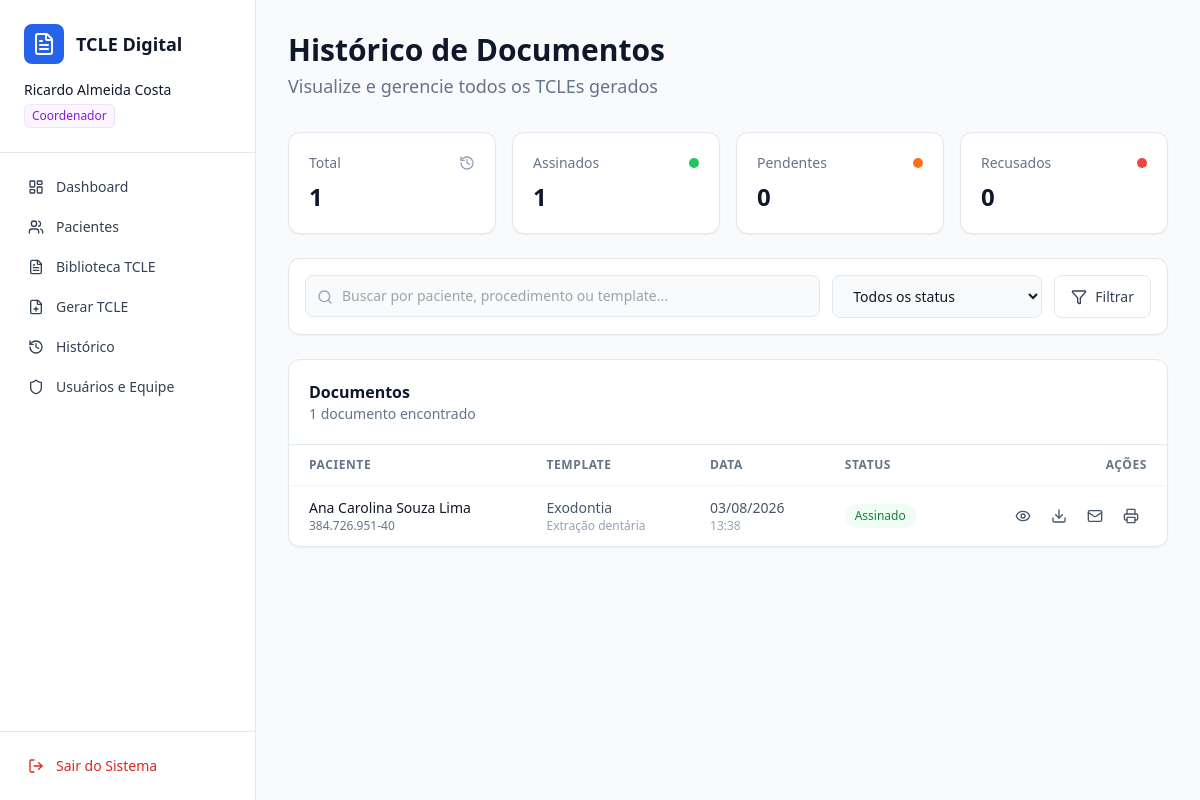
/historico/ (signed in), run on an earlier commit of the app's database.
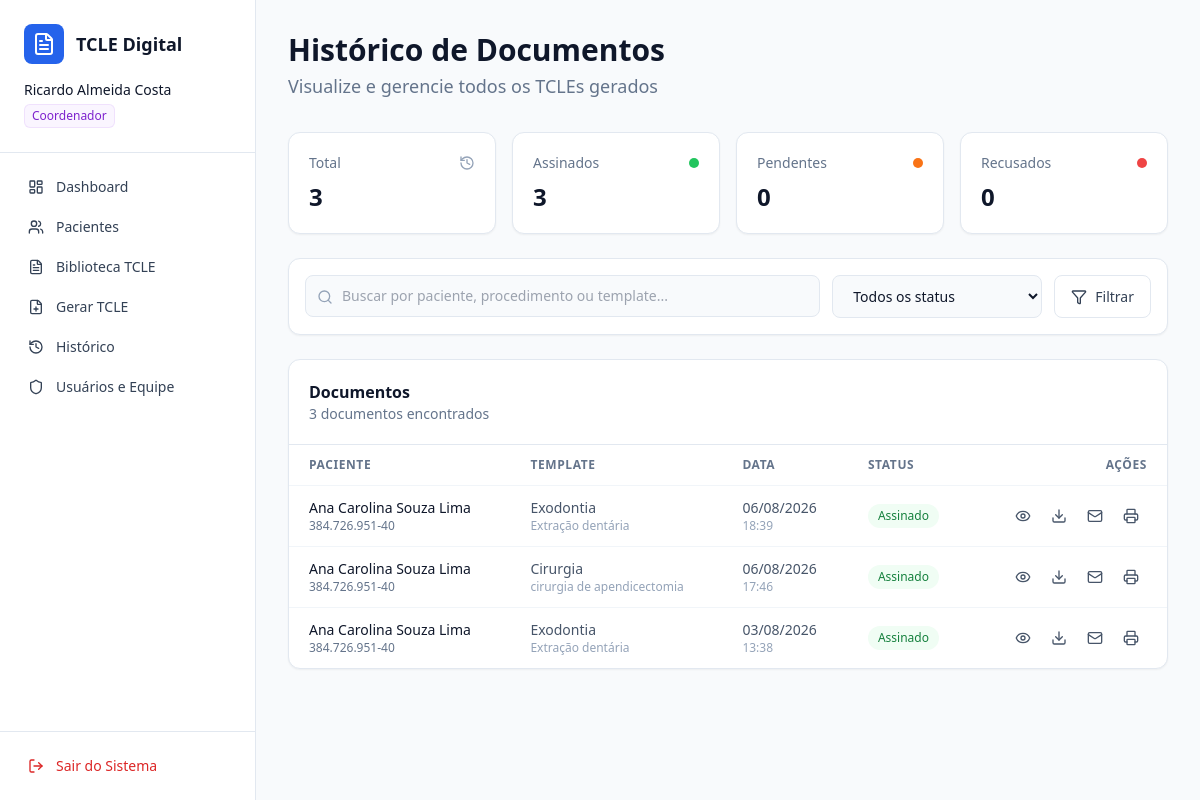
And on a later commit of the database.
### pacientes/models.py (models this page shows, shortened)
class DocumentoEmitido(models.Model):
    STATUS_CHOICES = [
        ('PENDENTE', 'Aguardando Assinatura'),
        ('ASSINADO', 'Concluído e Selado'),
        ('RECUSADO', 'Recusado pelo Paciente'),
        ('CANCELADO', 'Cancelado'),
    ]
    instituicao = models.ForeignKey(Instituicao, on_delete=models.CASCADE)
    paciente = models.ForeignKey(Paciente, on_delete=models.PROTECT)
    template_origem = models.ForeignKey(TemplateTCLE, on_delete=models.SET_NULL, null=True)
    medico_emissor = models.ForeignKey(settings.AUTH_USER_MODEL, on_delete=models.PROTECT)
    dados_preenchidos = models.JSONField('Dados Colectados')
    responsavel_nome = models.CharField('Nome do Responsável', max_length=255, blank=True, null=True)
    responsavel_cpf = models.CharField('CPF do Responsável', max_length=14, blank=True, null=True)
    responsavel_rg = models.CharField('RG do Responsável', max_length=20, blank=True, null=True)
    texto_final = models.TextField('Texto Final do Termo (com variáveis substituídas)', blank=True, default='')
    assinatura_paciente = models.TextField('Assinatura do Paciente/Responsável (base64)', blank=True, null=True)
    assinatura_profissional = models.TextField('Assinatura do Profissional (base64)', blank=True, null=True)
    status = models.CharField(max_length=20, choices=STATUS_CHOICES, default='PENDENTE')
    arquivo_pdf = models.FileField(upload_to='termos_selados/%Y/%m/%d/', blank=True, null=True)
    data_emissao = models.DateTimeField(auto_now_add=True)

class Paciente(models.Model):
    instituicao = models.ForeignKey(Instituicao, on_delete=models.CASCADE, related_name='pacientes')
    nome = models.CharField('Nome Completo', max_length=255)
    cpf = models.CharField('CPF', max_length=14)
    rg = models.CharField('RG', max_length=20)
    data_nascimento = models.DateField('Data de Nascimento')
    telefone = models.CharField('Telefone', max_length=20)
    email = models.EmailField('E-mail', blank=True, null=True)
    cep = models.CharField('CEP', max_length=9)
    tipo_logradouro = models.CharField('Tipo de Logradouro', max_length=20)
    logradouro = models.CharField('Logradouro', max_length=255)
    numero = models.CharField('Número', max_length=20)
    complemento = models.CharField('Complemento', max_length=100, blank=True, null=True)
    bairro = models.CharField('Bairro', max_length=100)
    cidade = models.CharField('Cidade', max_length=100)
    uf = models.CharField('UF', max_length=2)
    criado_em = models.DateTimeField(auto_now_add=True)
    criado_por = models.ForeignKey(settings.AUTH_USER_MODEL, on_delete=models.SET_NULL, null=True)
    class Meta:
        unique_together = ('instituicao', 'cpf')

class TemplateTCLE(models.Model):
    RESUMO_MAX_LENGTH = 160
    instituicao = models.ForeignKey(Instituicao, on_delete=models.CASCADE, related_name='templates')
    categoria = models.ForeignKey(CategoriaTemplate, on_delete=models.PROTECT, related_name='templates')
    titulo = models.CharField('Título do Template', max_length=255)
    resumo = models.CharField(
        'Resumo do Template',
        max_length=RESUMO_MAX_LENGTH,
        blank=True,
        default='',
        help_text='Breve descrição do documento, exibida no card do template na Biblioteca.',
    )
    texto_base = models.TextField('Texto Base do Termo')
    configuracao_campos = models.JSONField('Configuração dos Campos Dinâmicos', default=dict, blank=True)
    ativo = models.BooleanField('Disponível para os Médicos', default=True)
    atualizado_em = models.DateTimeField(auto_now=True)
    criado_por = models.ForeignKey(settings.AUTH_USER_MODEL, on_delete=models.SET_NULL, null=True)

class CategoriaTemplate(models.Model):
    instituicao = models.ForeignKey(Instituicao, on_delete=models.CASCADE, related_name='categorias')
    nome = models.CharField('Nome da Categoria', max_length=100)
    descricao = models.TextField('Descrição / Notas de Orientação', blank=True, null=True)
    texto_padrao = models.TextField(
        'Texto Padrão da Categoria',
        blank=True,
        default='',
        help_text=(
            'Texto fixo obrigatório da categoria. Pode conter variáveis (@profissional, '
            '@paciente, @rgpaciente, @responsavel, @rgresponsavel, @data) e campos '
            'personalizados no formato [Nome do Campo].'
        ),
    )
    criado_por = models.ForeignKey(settings.AUTH_USER_MODEL, on_delete=models.SET_NULL, null=True, blank=True)
    class Meta:
        unique_together = ('instituicao', 'nome')

### pacientes/views.py (the view)
# urls.py: path('historico/', pacientes_views.historico_tcle, name='historico'),
@login_required
def historico_tcle(request):
    instituicao = get_instituicao_contexto(request)
    if not instituicao:
        if eh_admin_geral(request.user):
            messages.error(request, 'Selecione uma Unidade de Saúde para ver o histórico.')
            return redirect('painel_adm')
        messages.error(request, 'Você precisa estar vinculado a uma Unidade de Saúde para ver o histórico.')
        return redirect('dashboard')
    documentos_base = DocumentoEmitido.objects.filter(instituicao=instituicao)
    total = documentos_base.count()
    total_assinados = documentos_base.filter(status='ASSINADO').count()
    total_pendentes = documentos_base.filter(status='PENDENTE').count()
    total_recusados = documentos_base.filter(status='RECUSADO').count()
    documentos = documentos_base.select_related(
        'paciente', 'template_origem', 'template_origem__categoria', 'medico_emissor'
    ).order_by('-data_emissao')
    busca = request.GET.get('busca', '').strip()
    status_filtro = request.GET.get('status', '').strip()
    if busca:
        documentos = documentos.filter(
            Q(paciente__nome__icontains=busca) |
            Q(template_origem__titulo__icontains=busca) |
            Q(template_origem__categoria__nome__icontains=busca)
        )
    if status_filtro:
        documentos = documentos.filter(status=status_filtro)
    documentos_view = [
        {'obj': doc, 'corpo_html': renderizar_corpo_documento(doc)}
        for doc in documentos
    ]
    contexto = {
        'documentos_view': documentos_view,
        'busca': busca,
        'status_filtro': status_filtro,
        'status_choices': DocumentoEmitido.STATUS_CHOICES,
        'total': total,
        'total_assinados': total_assinados,
        'total_pendentes': total_pendentes,
        'total_recusados': total_recusados,
        'total_filtrado': len(documentos_view),
    }
    return render(request, 'pacientes/historico.html', contexto)

### usuarios/context_processors.py (called while the page is built)
def unidade_ativa_processor(request):
    if not request.user.is_authenticated:
        return {}
    is_admin = eh_admin_geral(request.user)
    unidade_ativa = get_instituicao_contexto(request) if is_admin else None
    return {
        'eh_admin_geral': is_admin,
        'unidade_ativa': unidade_ativa,
    }

### usuarios/utils.py (called while the page is built)
def eh_admin_geral(user):
    return user.is_authenticated and (user.perfil == 'ADM' or user.is_superuser)

def get_instituicao_contexto(request):
    user = request.user
    if eh_admin_geral(user):
        inst_id = request.session.get('instituicao_ativa_id')
        if not inst_id:
            return None
        return Instituicao.objects.filter(id=inst_id).first()
    return user.instituicao

def senha_pendente(user):
    return bool(user.is_authenticated and user.primeiro_acesso and not user.is_superuser)

### pacientes/templates/pacientes/historico.html (shortened to what the changed rows need)
{% extends 'usuarios/base.html' %}
{% block content %}
<div class="p-8 max-w-6xl mx-auto">
    <div class="mb-8">
        <h1 class="text-3xl font-semibold text-slate-900 mb-1">Histórico de Documentos</h1>
    </div>
    <div class="grid grid-cols-2 md:grid-cols-4 gap-4 mb-6">
        <div class="bg-white border border-slate-200 rounded-xl p-5 shadow-sm">
            <div class="flex items-center justify-between mb-2">
                <p class="text-sm text-slate-500">Total</p>
                <i data-lucide="history" class="w-4 h-4 text-slate-400"></i>
            </div>
            <p class="text-2xl font-semibold text-slate-900">{{ total }}</p>
        </div>
        <div class="bg-white border border-slate-200 rounded-xl p-5 shadow-sm">
            <div class="flex items-center justify-between mb-2">
                <p class="text-sm text-slate-500">Assinados</p>
                <span class="w-2.5 h-2.5 rounded-full bg-green-500"></span>
            </div>
            <p class="text-2xl font-semibold text-slate-900">{{ total_assinados }}</p>
        </div>
    </div>
    <div class="bg-white border border-slate-200 rounded-xl overflow-hidden shadow-sm">
        <div class="p-5 border-b border-slate-200">
            <h2 class="font-semibold text-slate-900">Documentos</h2>
            <p class="text-sm text-slate-500">{{ total_filtrado }} documento{{ total_filtrado|pluralize }} encontrado{{ total_filtrado|pluralize }}</p>
        </div>
        {% if not documentos_view %}
        <div class="text-center py-14">
            <i data-lucide="file-search" class="w-10 h-10 mx-auto text-slate-300 mb-3"></i>
            <h3 class="text-slate-900 font-medium">Nenhum documento encontrado</h3>
            <p class="text-slate-500 text-sm mt-1">
                {% if busca or status_filtro %}Ajuste a busca ou o filtro de status.{% else %}Os TCLEs gerados aparecerão aqui.{% endif %}
            </p>
        </div>
        {% else %}
        <table class="w-full text-sm">
            <thead class="text-slate-500 text-xs uppercase tracking-wider">
                <tr class="border-b border-slate-100">
                    <th class="text-left px-5 py-3 font-semibold">Paciente</th>
                    <th class="text-left px-5 py-3 font-semibold">Template</th>
                    <th class="text-left px-5 py-3 font-semibold">Data</th>
                    <th class="text-left px-5 py-3 font-semibold">Status</th>
                    <th class="text-right px-5 py-3 font-semibold">Ações</th>
                </tr>
            </thead>
            <tbody class="divide-y divide-slate-100">
                {% for item in documentos_view %}
                {% with doc=item.obj %}
                <tr class="hover:bg-slate-50">
                    <td class="px-5 py-3">
                        <p class="font-medium text-slate-900">{{ doc.paciente.nome }}</p>
                        <p class="text-xs text-slate-500">{{ doc.paciente.cpf }}</p>
                    </td>
                    <td class="px-5 py-3 text-slate-600">
                        {{ doc.template_origem.categoria.nome }}
                        <p class="text-xs text-slate-400">{{ doc.template_origem.titulo }}</p>
                    </td>
                    <td class="px-5 py-3 text-slate-600">
                        {{ doc.data_emissao|date:"d/m/Y" }}
                        <p class="text-xs text-slate-400">{{ doc.data_emissao|date:"H:i" }}</p>
                    </td>
                    <td class="px-5 py-3">
                        {% if doc.status == 'ASSINADO' %}
                        <span class="inline-flex items-center gap-1 bg-green-50 text-green-700 text-xs font-medium px-2.5 py-1 rounded-full">Assinado</span>
                        {% elif doc.status == 'RECUSADO' %}
                        <span class="inline-flex items-center gap-1 bg-red-50 text-red-700 text-xs font-medium px-2.5 py-1 rounded-full">Recusado</span>
                        {% elif doc.status == 'CANCELADO' %}
                        <span class="inline-flex items-center gap-1 bg-slate-100 text-slate-600 text-xs font-medium px-2.5 py-1 rounded-full">Cancelado</span>
                        {% else %}
                        <span class="inline-flex items-center gap-1 bg-orange-50 text-orange-700 text-xs font-medium px-2.5 py-1 rounded-full">Pendente</span>
                        {% endif %}
                    </td>
                    <td class="px-5 py-3">
                        <div class="flex justify-end items-center gap-1">
                            <button type="button" onclick="abrirVisualizacao({{ doc.id }})"
                                class="p-2 rounded-md hover:bg-slate-100 text-slate-600" title="Visualizar detalhes">
                                <i data-lucide="eye" class="w-4 h-4"></i>
                            </button>
                            <a href="{% url 'documento_pdf' doc.id %}" target="_blank"
                                class="p-2 rounded-md hover:bg-slate-100 text-slate-600" title="Baixar PDF">
                                <i data-lucide="download" class="w-4 h-4"></i>
                            </a>
                            <form method="POST" action="{% url 'documento_enviar_email' doc.id %}" class="inline">
                                <button type="submit" class="p-2 rounded-md hover:bg-slate-100 text-slate-600" title="Enviar por e-mail">
                                    <i data-lucide="mail" class="w-4 h-4"></i>
                                </button>
                            </form>
                            <button type="button" onclick="imprimirDocumento('{% url 'documento_pdf' doc.id %}')"
                                class="p-2 rounded-md hover:bg-slate-100 text-slate-600" title="Imprimir">
                                <i data-lucide="printer" class="w-4 h-4"></i>
                            </button>
                        </div>
                    </td>
                </tr>
                    <div data-titulo="{{ doc.template_origem.categoria.nome }} - {{ doc.template_origem.titulo }}"
                        data-paciente="{{ doc.paciente.nome }}"
                        data-cpf="{{ doc.paciente.cpf }}"
                        data-responsavel="{{ doc.responsavel_nome|default:'' }}"
                        data-categoria="{{ doc.template_origem.categoria.nome }}"
                        data-data="{{ doc.data_emissao|date:'d/m/Y, H:i:s' }}"
                        data-status="{{ doc.get_status_display }}"
                        data-pdf="{% url 'documento_pdf' doc.id %}"
                        data-email-url="{% url 'documento_enviar_email' doc.id %}"
                        data-corpo="{{ item.corpo_html }}">
                    </div>
                {% endwith %}
                {% endfor %}
        {% endif %}
    </div>
{% endblock %}

What changed in the data, as far as the page shows it:
added DocumentoEmitido: obj.paciente.nome "Ana Carolina Souza Lima", obj.paciente.cpf "384.726.951-40", obj.template_origem.categoria.nome "Exodontia", obj.template_origem.titulo "Extração dentária", obj.data_emissao "06/08/2026", obj.data_emissao "18:39", status "Assinado"
added DocumentoEmitido: obj.paciente.nome "Ana Carolina Souza Lima", obj.paciente.cpf "384.726.951-40", obj.template_origem.categoria.nome "Cirurgia", obj.template_origem.titulo "cirurgia de apendicectomia", obj.data_emissao "06/08/2026", obj.data_emissao "17:46", status "Assinado"
Also different on the page:
{{ total }}: "1" → "3"
{{ total_assinados }}: "1" → "3"
{{ total_filtrado }}: "1" → "3"
